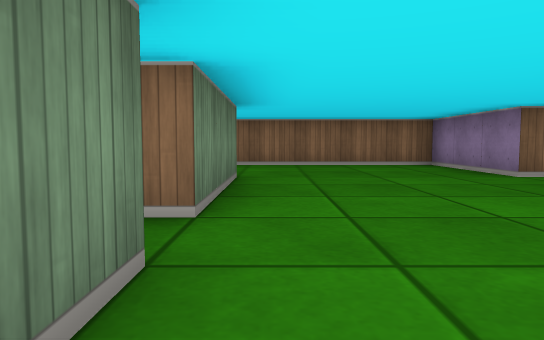
view 1 (above)

18 first-person views from a walk through a cub3D ray-caster map. The camera is about half as high as the walls, tilts 4° down and sees 70° across. The floor is counted in squares. Each view is taken from the middle of a square. On the plan, view 1 faces up. The plan holds only what a view shows up to about 9 squares ahead; the rest is blank.

view 2
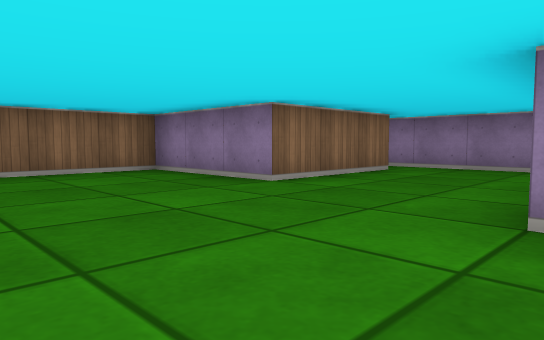

view 3
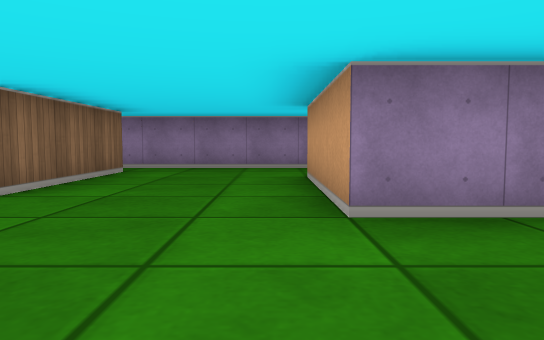

view 4
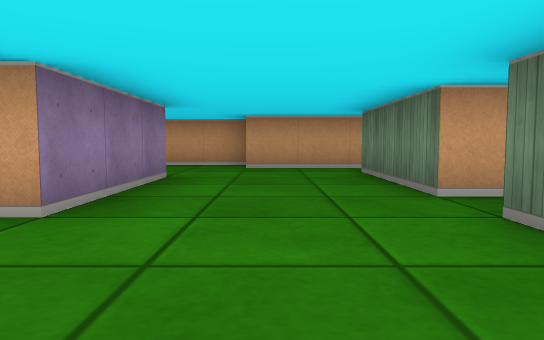

view 5
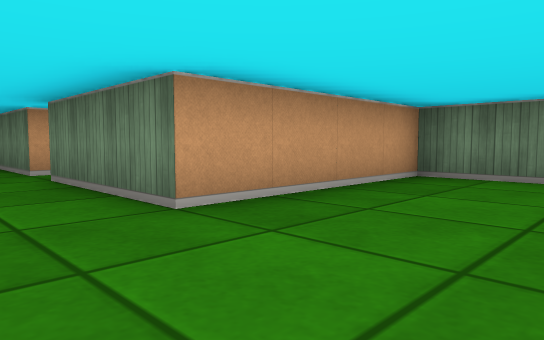

view 6
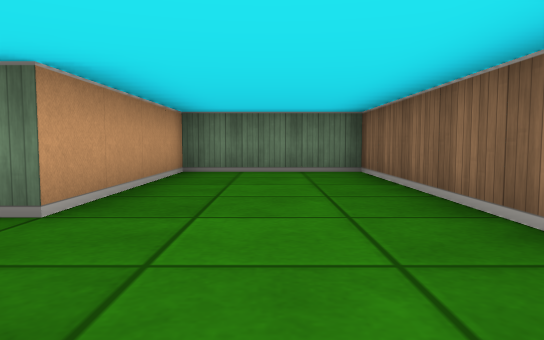

view 7
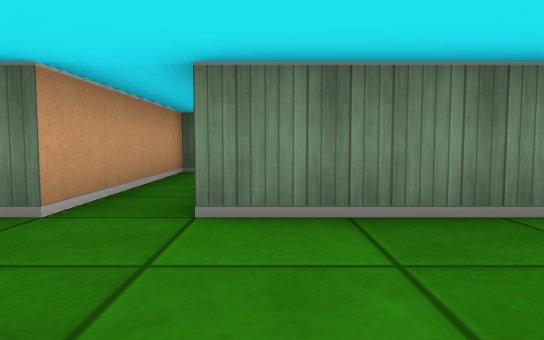

view 8
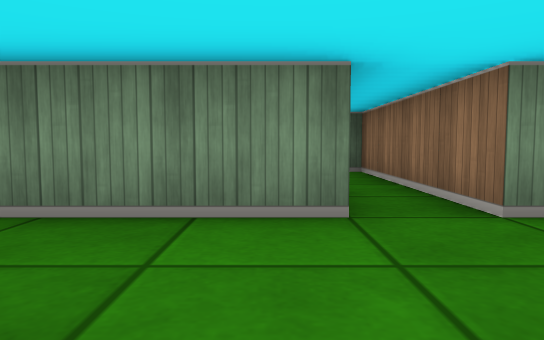

view 9
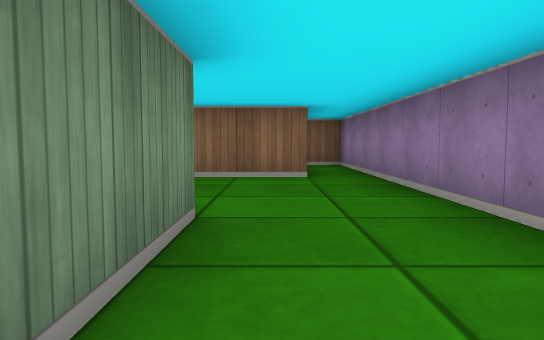

view 10
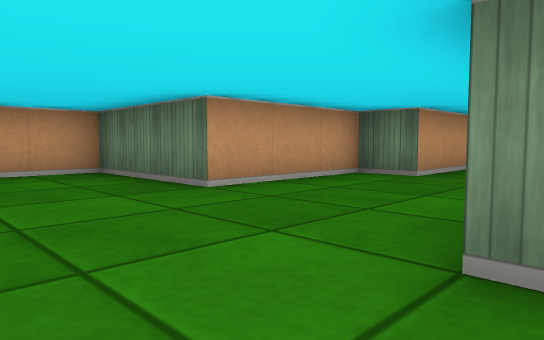

view 11
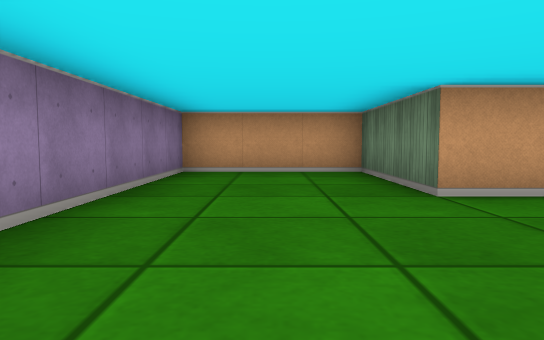

view 12
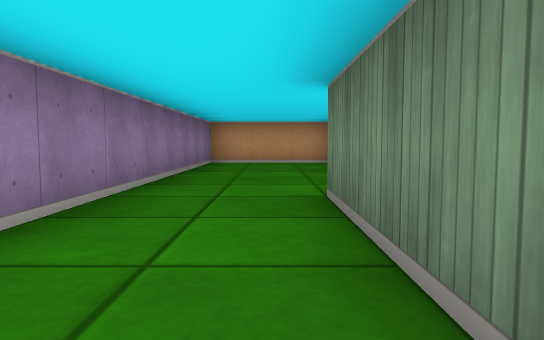

view 13
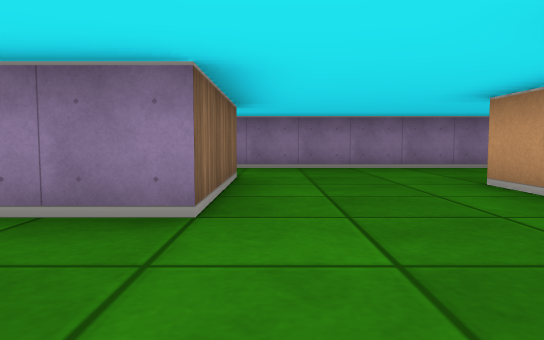

view 14
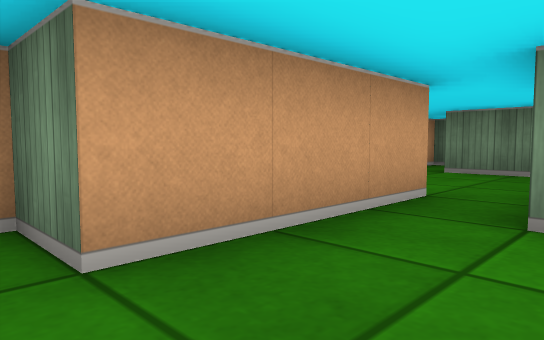

view 15
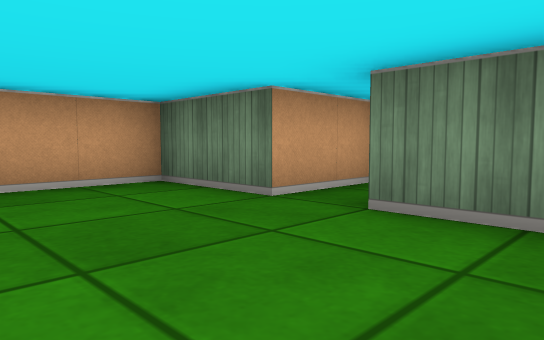

view 16
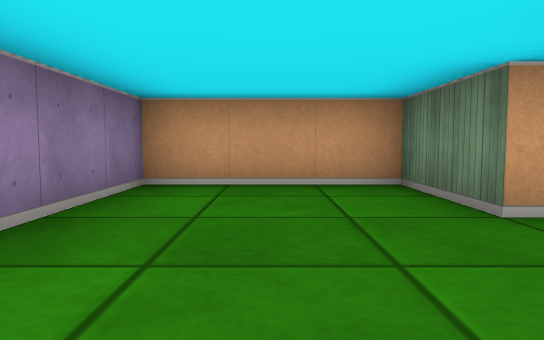

view 17
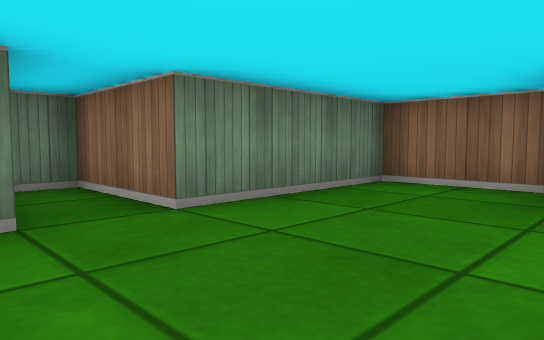

view 18
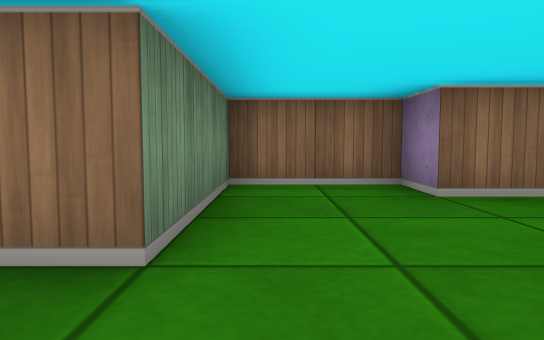

### Floor plan
Ten units are one square. View 1 is at (0, 0); x grows to the right and y downward. Boxes are objects, and circles mark ways between rooms. Rooms are numbered by the first view taken in them; rooms with no view inside come last. Other rooms are left out.
<svg viewBox="-70 -90 150 160">
<path fill="none" stroke="#000" d="M25 -5 25 -25 55 -25M66 -55 35 -55 35 -85 -45 -85 -45 -55 -5 -55 -5 -25 -45 -25 -45 -15 -5 -15 -5 15M75 -35 75 -85 68 -85M-4 25 15 25M15 25 15 35 45 35 45 65 75 65 75 -35M55 -25 55 5 25 5 25 -5M-16 25 -4 25M-15 15 -25 15 -25 5 -45 5 -45 35 -65 35 -65 45 -45 45 -45 65 -15 65 -15 40"/>
<circle cx="20" cy="10" r="3" fill="#2a7"/>
<circle cx="65" cy="-25" r="3" fill="#2a7"/>
<circle cx="-10" cy="20" r="3" fill="#2a7"/>
<text x="10" y="-40">1</text>
<text x="50" y="20">2</text>
<text x="-30" y="40">3</text>
</svg>
Room 1 opens to room 2. Room 1 opens to room 3.

Where each view was taken, in squares from view 1:
view 1: 0 up, 0 right, facing up
view 2: 2 up, 0 right, facing up-right
view 3: 3 up, 0 right, facing right
view 4: 5 up, 1 right, facing down
view 5: 8 up, 1 right, facing down-left
view 6: 7 up, 2 right, facing left
view 7: 3 up, 2 right, facing left
view 8: 1 up, 2 right, facing left
view 9: 0 up, 6 right, facing up
view 10: 0 up, 7 right, facing down-left
view 11: 0 up, 6 right, facing down
view 12: 3 up, 6 right, facing down
view 13: 1 down, 0 right, facing right
view 14: 1 down, 2 right, facing down-left
view 15: 2 down, 2 left, facing down-left
view 16: 2 down, 3 left, facing down
view 17: 5 down, 2 left, facing up-left
view 18: 5 down, 4 left, facing up
